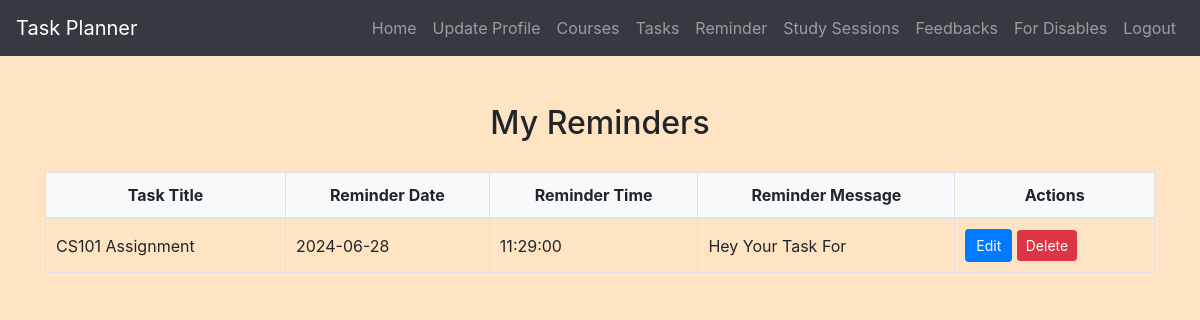
The app's page /view_reminders.php (signed in) with its own data.
### tables this page shows
CREATE TABLE `reminders` (
  `reminder_id` int(11) NOT NULL,
  `task_id` int(11) DEFAULT NULL,
  `user_id` int(11) DEFAULT NULL,
  `reminder_date` date DEFAULT NULL,
  `reminder_time` time DEFAULT NULL,
  `reminder_message` varchar(255) DEFAULT NULL,
  `created_at` timestamp NOT NULL DEFAULT current_timestamp(),
  `updated_at` timestamp NOT NULL DEFAULT current_timestamp() ON UPDATE current_timestamp()
);

CREATE TABLE `tasks` (
  `task_id` int(11) NOT NULL,
  `course_id` int(11) DEFAULT NULL,
  `user_id` int(11) DEFAULT NULL,
  `title` varchar(100) NOT NULL,
  `description` text DEFAULT NULL,
  `due_date` date DEFAULT NULL,
  `priority_level` enum('Low','Medium','High') DEFAULT NULL,
  `status` enum('Pending','Completed','Overdue') NOT NULL,
  `created_at` timestamp NOT NULL DEFAULT current_timestamp(),
  `updated_at` timestamp NOT NULL DEFAULT current_timestamp() ON UPDATE current_timestamp()
);

### view_reminders.php (the view, shortened to what this page needs)
<?php
include('config.php');
$user_id = $_SESSION["id"];
$sql = "SELECT r.*, t.title AS task_title
        FROM Reminders r
        JOIN Tasks t ON r.task_id = t.task_id
        WHERE r.user_id = ?";
$reminders = [];
if ($stmt = $conn->prepare($sql)) {
    $stmt->bind_param("i", $user_id);
    if ($stmt->execute()) {
        $result = $stmt->get_result();
        while ($row = $result->fetch_assoc()) {
            $reminders[] = $row;
        }
    }
}
?>
<!DOCTYPE html>
<html>
<head>
    <link rel="stylesheet" href="https://maxcdn.bootstrapcdn.com/bootstrap/4.5.2/css/bootstrap.min.css">
    <link rel="stylesheet" href="./css/style.css">
</head>
<body>
<?php include('navbar.php'); ?>
<div class="container mt-5">
    <h2>My Reminders</h2>
    <table class="table table-bordered">
        <thead>
            <tr>
                <th>Task Title</th>
                <th>Reminder Date</th>
                <th>Reminder Time</th>
                <th>Reminder Message</th>
                <th>Actions</th>
            </tr>
        </thead>
        <tbody>
            <?php foreach ($reminders as $reminder) : ?>
            <tr>
                <td><?php echo htmlspecialchars($reminder['task_title']); ?></td>
                <td><?php echo htmlspecialchars($reminder['reminder_date']); ?></td>
                <td><?php echo htmlspecialchars($reminder['reminder_time']); ?></td>
                <td><?php echo htmlspecialchars($reminder['reminder_message']); ?></td>
                <td>
                    <a href="edit_reminder.php?reminder_id=<?php echo $reminder['reminder_id']; ?>" class="btn btn-primary btn-sm">Edit</a>
                    <a href="view_reminders.php?delete=<?php echo $reminder['reminder_id']; ?>" class="btn btn-danger btn-sm" onclick="return confirm('Are you sure you want to delete this reminder?');">Delete</a>
                </td>
            </tr>
            <?php endforeach; ?>
        </tbody>
    </table>
</div>
</body>
</html>

### css/style.css (style rules this page uses)
body { background-color: bisque; }
h1, h2, h3, h4 { text-align: center; margin-top: 30px; margin-bottom: 30px; }
.table { width: 100%; border-collapse: collapse; margin-top: 20px; }
.table th, .table td { padding: 10px; border: 1px solid #dee2e6; }
.table thead th { background-color: #f8f9fa; font-weight: bold; text-align: center; }
.table tbody td { vertical-align: middle; }
.btn-primary { padding: 5px 10px; }

### records on screen
reminders: task.title "CS101 Assignment", reminder_date "2024-06-28", reminder_time "11:29:00", reminder_message "Hey Your Task For"
